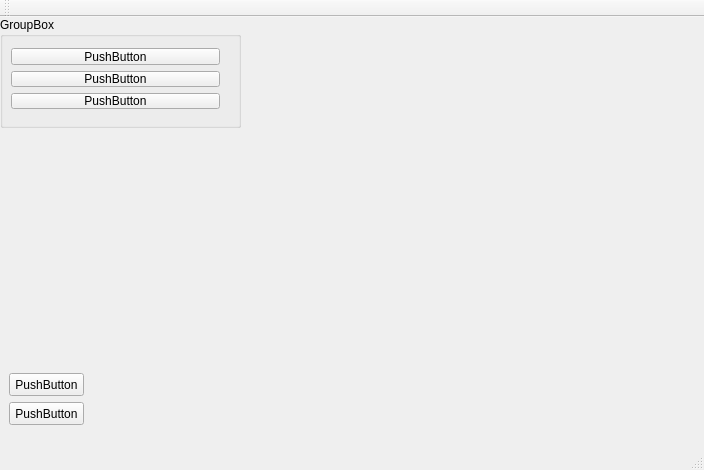
<?xml version="1.0" encoding="UTF-8"?>
<ui version="4.0">
 <class>MainWindow</class>
 <widget class="QMainWindow" name="MainWindow">
  <property name="geometry">
   <rect>
    <x>0</x>
    <y>0</y>
    <width>704</width>
    <height>470</height>
   </rect>
  </property>
  <property name="windowTitle">
   <string>MainWindow</string>
  </property>
  <widget class="QWidget" name="centralWidget">
   <widget class="QGroupBox" name="groupBox">
    <property name="geometry">
     <rect>
      <x>0</x>
      <y>0</y>
      <width>241</width>
      <height>111</height>
     </rect>
    </property>
    <property name="title">
     <string>GroupBox</string>
    </property>
    <widget class="QWidget" name="verticalLayoutWidget">
     <property name="geometry">
      <rect>
       <x>0</x>
       <y>20</y>
       <width>231</width>
       <height>83</height>
      </rect>
     </property>
     <layout class="QVBoxLayout" name="verticalLayout">
      <item>
       <widget class="QPushButton" name="pushButton_3">
        <property name="text">
         <string>PushButton</string>
        </property>
       </widget>
      </item>
      <item>
       <widget class="QPushButton" name="pushButton">
        <property name="text">
         <string>PushButton</string>
        </property>
       </widget>
      </item>
      <item>
       <widget class="QPushButton" name="pushButton_2">
        <property name="text">
         <string>PushButton</string>
        </property>
       </widget>
      </item>
     </layout>
    </widget>
   </widget>
   <widget class="QPushButton" name="pushButton_4">
    <property name="geometry">
     <rect>
      <x>9</x>
      <y>356</y>
      <width>75</width>
      <height>23</height>
     </rect>
    </property>
    <property name="text">
     <string>PushButton</string>
    </property>
   </widget>
   <widget class="QPushButton" name="pushButton_5">
    <property name="geometry">
     <rect>
      <x>9</x>
      <y>385</y>
      <width>75</width>
      <height>23</height>
     </rect>
    </property>
    <property name="text">
     <string>PushButton</string>
    </property>
   </widget>
  </widget>
  <widget class="QMenuBar" name="menuBar">
   <property name="geometry">
    <rect>
     <x>0</x>
     <y>0</y>
     <width>704</width>
     <height>21</height>
    </rect>
   </property>
  </widget>
  <widget class="QToolBar" name="mainToolBar">
   <attribute name="toolBarArea">
    <enum>TopToolBarArea</enum>
   </attribute>
   <attribute name="toolBarBreak">
    <bool>false</bool>
   </attribute>
  </widget>
  <widget class="QStatusBar" name="statusBar"/>
 </widget>
 <layoutdefault spacing="6" margin="11"/>
 <resources/>
 <connections/>
</ui>
